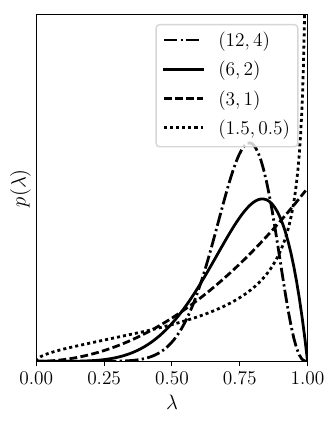

This figure's Python source:

from matplotlib import rc
rc('font',**{'family':'sans-serif','sans-serif':['Helvetica']})
## for Palatino and other serif fonts use:
#rc('font',**{'family':'serif','serif':['Palatino']})
rc('text', usetex=True)

import matplotlib.pyplot as plt
from matplotlib.backends.backend_pdf import PdfPages
import numpy as np
from scipy.stats import beta
fig, ax = plt.subplots(1, 1, figsize=(3.5, 4.5))
plt.tick_params(axis='both', which='major', labelsize=14)

a, b = 12, 4
x = np.linspace(beta.ppf(0.00, a, b), beta.ppf(1, a, b), 100)
ax.plot(x, beta.pdf(x, a, b),'k-.', lw=2, alpha=1, label='$(12, 4)$')

a, b = 6, 2
x = np.linspace(beta.ppf(0.0, a, b), beta.ppf(1, a, b), 100)
ax.plot(x, beta.pdf(x, a, b),'k-', lw=2, alpha=1, label='$(6, 2)$')


a, b = 3, 1
x = np.linspace(beta.ppf(0.0, a, b), beta.ppf(0.99, a, b), 100)
ax.plot(x, beta.pdf(x, a, b),'k--', lw=2, alpha=1, label='$(3, 1)$')

a, b = 1.5, .5
x = np.linspace(beta.ppf(0.00, a, b), beta.ppf(.9, a, b), 1000)
ax.plot(x, beta.pdf(x, a, b),'k:', lw=2, alpha=1, label='$(1.5, 0.5)$')
ax.set_yticks([])
plt.xlim([0,1])
plt.ylim([0,6])
ax.legend(loc='upper right', fontsize = 14)
plt.xlabel('$\lambda$', fontsize = 15)
plt.ylabel('$p(\lambda)$', fontsize = 15)
with PdfPages('beta3.pdf') as pdf:
    pdf.savefig(bbox_inches='tight')
    
plt.show()